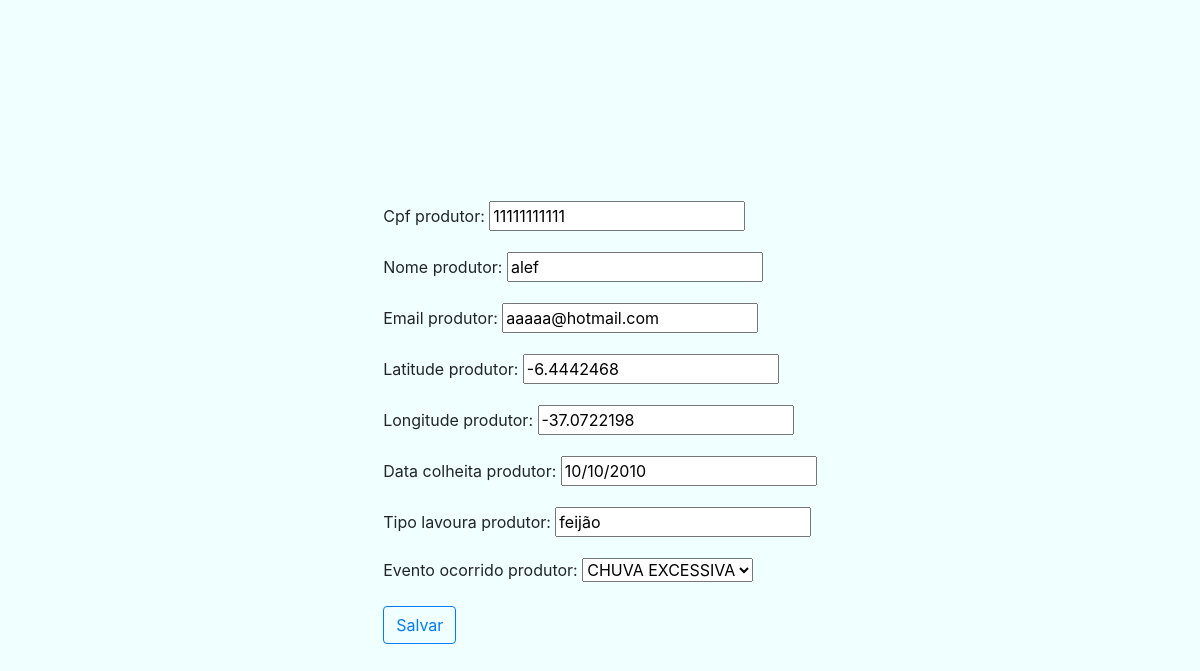
The app's page /update_comunication/11111111111/ with its own data.
### Manager/models.py (models this page shows)
class Loss_comunication(models.Model):
    EVENTO_CHOICES = (
        ("CHUVA EXCESSIVA","CHUVA EXCESSIVA"),
        ("GEADA","GEADA"),
        ("GRANIZO","GRANIZO"),
        ("SECA","SECA"),
        ("VENDAVAL","VENDAVAL"),
        ("RAIO","RAIO")
    )
    nome_produtor = models.CharField(max_length=75)
    email_produtor = models.EmailField()
    cpf_produtor = models.CharField(max_length=11,primary_key=True)
    latitude_produtor = models.CharField(max_length=200)
    longitude_produtor = models.CharField(max_length=200)
    tipo_lavoura_produtor = models.CharField(max_length=75)
    data_colheita_produtor = models.CharField(max_length=11)
    evento_ocorrido_produtor = models.CharField(max_length=75,choices=EVENTO_CHOICES,default=None)

### Manager/views.py (the view)
# urls.py: path('update_comunication/<int:id_update>/',update_comunication ,name="update_comunication" ),
def update_comunication(request,id_update):
    comunication = Loss_comunication.objects.get(cpf_produtor=id_update)
    form = FormLossComunication(request.POST or None, instance=comunication)
    if form.is_valid():
        form.save()
        return redirect('list_comunication')
    return render(request,'updateComunication.html',{'chave_update_comunication':form})

### Manager/forms.py
class FormLossComunication(forms.ModelForm):
    class Meta:
        model = Loss_comunication
        fields = ['cpf_produtor','nome_produtor','email_produtor','latitude_produtor','longitude_produtor','data_colheita_produtor','tipo_lavoura_produtor','evento_ocorrido_produtor']

### Manager/templates/updateComunication.html (shortened to what this page needs)
{%load static%}
<head>
    <link rel="stylesheet" href="{% static 'css/styleUpdate.css' %}">
    <link rel="stylesheet" href="https://cdn.jsdelivr.net/npm/bootstrap@4.0.0/dist/css/bootstrap.min.css"
>
</head>
<body>
    <div class="container_update">
        <div class="box_update">
            <form method="post">
                {{chave_update_comunication.as_p}}
                <button type="submit" class="btn btn-outline-primary">Salvar</button>
            </form>
        </div>
    </div>
</body>
</html>

### Manager/static/css/styleUpdate.css (style rules this page uses)
.container_update { width: 100%; height: 100%; background-color: azure; padding-top: 5%; margin-top: auto; display: flex; justify-content:center; align-items: center; }
.box_update { min-width: none; max-width: none; }
body { background-color: azure; }

### records on screen
Loss_comunication: cpf_produtor "11111111111", nome_produtor "alef", email_produtor "aaaaa@hotmail.com", latitude_produtor "-6.4442468", longitude_produtor "-37.0722198", data_colheita_produtor "10/10/2010", tipo_lavoura_produtor "feijão", evento_ocorrido_produtor "CHUVA EXCESSIVA"
